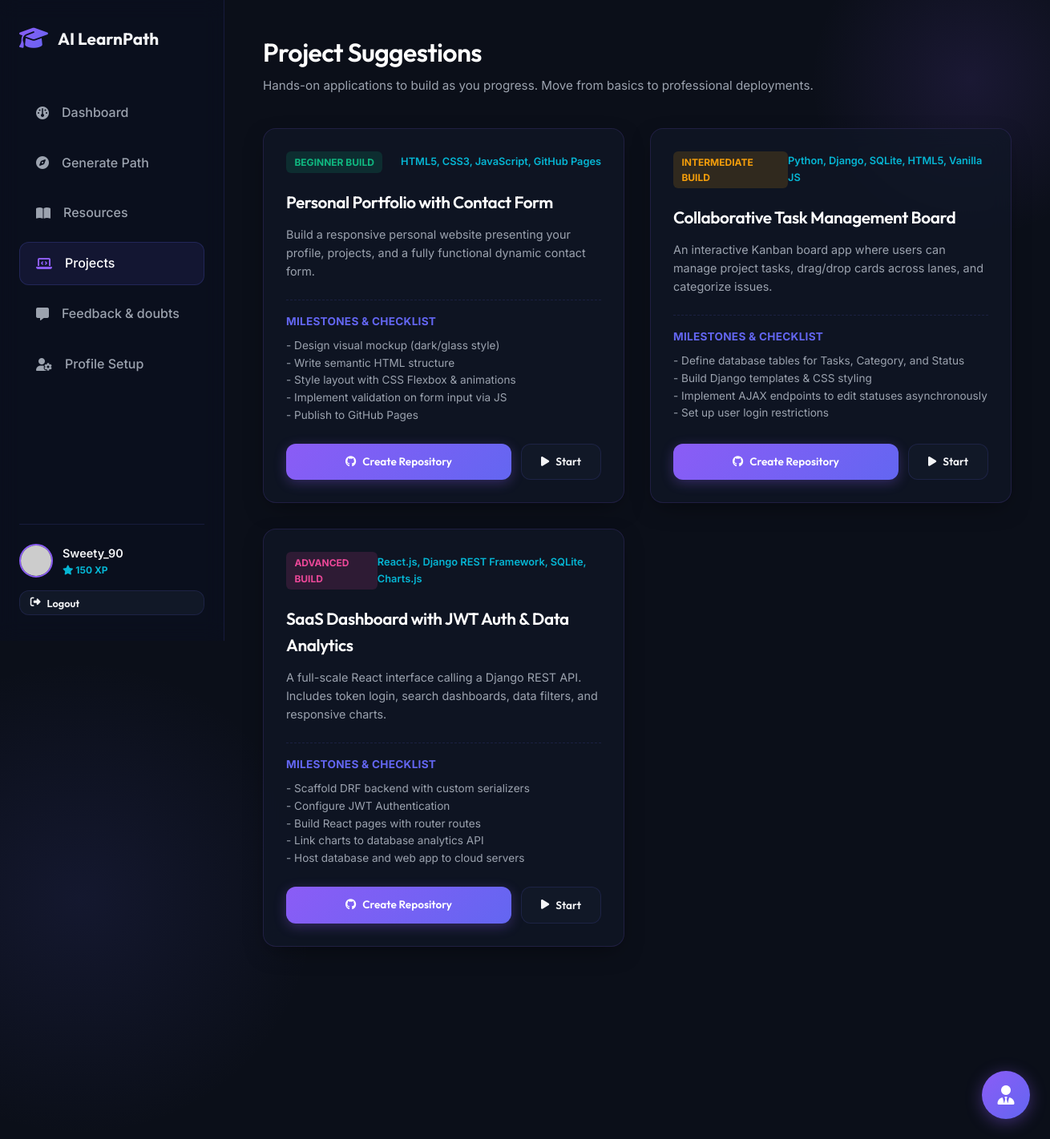
Screenshot of /projects/ (signed in) with the database file from the repository.
### students/models.py (models this page shows, shortened)
class StudentProfile(models.Model):
    user = models.OneToOneField(User, on_delete=models.CASCADE, related_name='profile')
    full_name = models.CharField(max_length=100, blank=True)
    education_level = models.CharField(max_length=100, blank=True)
    skills = models.ManyToManyField(Skill, blank=True, related_name='students')
    interests = models.TextField(blank=True)
    career_target = models.CharField(max_length=100, blank=True)
    study_hours_per_day = models.DecimalField(max_digits=4, decimal_places=1, default=2.0)
    experience_level = models.CharField(
        max_length=50,
        choices=[('Beginner', 'Beginner'), ('Intermediate', 'Intermediate'), ('Advanced', 'Advanced')],
        default='Beginner'
    )
    learning_style = models.CharField(
        max_length=50,
        choices=[('Video', 'Video'), ('Reading', 'Reading'), ('Practice', 'Practice'), ('Mixed', 'Mixed')],
        default='Mixed'
    )
    streak = models.IntegerField(default=0)
    last_active_date = models.DateField(null=True, blank=True)
    points = models.IntegerField(default=0)
    avatar = models.CharField(max_length=50, default='default_avatar.png')

class ProjectSuggestion(models.Model):
    learning_path = models.ForeignKey(LearningPath, on_delete=models.CASCADE, related_name='project_suggestions')
    title = models.CharField(max_length=200)
    description = models.TextField()
    difficulty = models.CharField(max_length=50)  # Beginner, Intermediate, Advanced
    milestones = models.TextField(blank=True)  # Markdown list of milestones
    technologies = models.CharField(max_length=200, blank=True)

### students/views.py (the view)
# urls.py: path('projects/', views.projects_view, name='projects'),
@login_required
def projects_view(request):
    profile = get_object_or_404(StudentProfile, user=request.user)
    active_path = LearningPath.objects.filter(student=profile, is_active=True).first()
    projects = []
    if active_path:
        projects = active_path.project_suggestions.all()
    return render(request, 'students/projects.html', {
        'active_path': active_path,
        'projects': projects
    })

### templates/students/projects.html (shortened to what this page needs)
{% extends 'base.html' %}
{% load static %}
{% block content %}
<div class="page-header">
    <div>
        <h1 class="page-title">Project Suggestions</h1>
        <p class="page-subtitle">Hands-on applications to build as you progress. Move from basics to professional deployments.</p>
    </div>
</div>
{% if active_path %}
    <div style="display: grid; grid-template-columns: repeat(auto-fit, minmax(320px, 1fr)); gap: 2rem;">
        {% for proj in projects %}
            <div class="glass-panel widget-card" style="display: flex; flex-direction: column; justify-content: space-between; border-color: rgba(139, 92, 246, 0.15);">
                <div>
                    <div style="display: flex; justify-content: space-between; align-items: center; margin-bottom: 1.25rem;">
                        <span style="font-size: 0.75rem; font-weight: 700; padding: 0.25rem 0.65rem; border-radius: 6px; text-transform: uppercase;
                                     background: {% if proj.difficulty == 'Beginner' %}rgba(16, 185, 129, 0.15); color: var(--success);{% elif proj.difficulty == 'Intermediate' %}rgba(245, 158, 11, 0.15); color: var(--warning);{% else %}rgba(236, 72, 153, 0.15); color: var(--accent-pink);{% endif %}">
                            {{ proj.difficulty }} Build
                        </span>
                        <span style="font-size: 0.8rem; color: var(--accent-cyan); font-weight: 600;">{{ proj.technologies }}</span>
                    </div>
                    <h3 style="font-size: 1.3rem; margin-bottom: 0.75rem; color: white;">{{ proj.title }}</h3>
                    <p style="color: var(--text-secondary); font-size: 0.9rem; margin-bottom: 1.5rem; line-height: 1.6;">
                        {{ proj.description }}
                    </p>
                    {% if proj.milestones %}
                        <div style="border-top: 1px dashed var(--border-color); padding-top: 1rem; margin-bottom: 1.5rem;">
                            <div style="font-size: 0.85rem; font-weight: 700; color: var(--accent-indigo); margin-bottom: 0.5rem; text-transform: uppercase; letter-spacing: 0.02em;">
                                Milestones & Checklist
                            </div>
                            <div style="color: var(--text-secondary); font-size: 0.85rem; line-height: 1.6; white-space: pre-line;">{{ proj.milestones }}</div>
                        </div>
                    {% endif %}
                </div>
                <div style="display: flex; gap: 0.75rem;">
                    <a href="https://github.com" target="_blank" class="btn btn-primary" style="flex-grow: 1; justify-content: center; font-size: 0.85rem;">
                        <i class="fa-brands fa-github"></i> Create Repository
                    </a>
                    <button class="btn btn-secondary" onclick="alert('Great choice! Code this project locally on your IDE. If you hit a roadblock, ask your AI Counselor for help!')" style="font-size: 0.85rem;">
                        <i class="fa-solid fa-play"></i> Start
                    </button>
                </div>
            </div>
        {% endfor %}
    </div>
{% endif %}
{% endblock %}

### templates/base.html (shortened to what this page needs)
{% load static %}
<!DOCTYPE html>
<html lang="en">
<head>
    <link rel="stylesheet" href="https://cdnjs.cloudflare.com/ajax/libs/font-awesome/6.4.0/css/all.min.css">
    <link rel="stylesheet" href="{% static 'css/styles.css' %}">
</head>
<body>
    <div class="app-container">
        {% if user.is_authenticated %}
        <aside class="sidebar">
            <div class="brand">
                <i class="fa-solid fa-graduation-cap brand-icon"></i>
                <span class="brand-name">AI LearnPath</span>
            </div>
            <nav class="nav-menu">
                <li class="nav-item {% if request.resolver_match.url_name == 'dashboard' %}active{% endif %}">
                    <a href="{% url 'dashboard' %}">
                        <i class="fa-solid fa-gauge"></i>
                        <span>Dashboard</span>
                    </a>
                </li>
                <li class="nav-item {% if request.resolver_match.url_name == 'generate_path' %}active{% endif %}">
                    <a href="{% url 'generate_path' %}">
                        <i class="fa-solid fa-compass"></i>
                        <span>Generate Path</span>
                    </a>
                </li>
                <li class="nav-item {% if request.resolver_match.url_name == 'resources' %}active{% endif %}">
                    <a href="{% url 'resources' %}">
                        <i class="fa-solid fa-book-open"></i>
                        <span>Resources</span>
                    </a>
                </li>
                <li class="nav-item {% if request.resolver_match.url_name == 'projects' %}active{% endif %}">
                    <a href="{% url 'projects' %}">
                        <i class="fa-solid fa-laptop-code"></i>
                        <span>Projects</span>
                    </a>
                </li>
                <li class="nav-item {% if request.resolver_match.url_name == 'feedback' %}active{% endif %}">
                    <a href="{% url 'feedback' %}">
                        <i class="fa-solid fa-message"></i>
                        <span>Feedback & doubts</span>
                    </a>
                </li>
                <li class="nav-item {% if request.resolver_match.url_name == 'profile' %}active{% endif %}">
                    <a href="{% url 'profile' %}">
                        <i class="fa-solid fa-user-gear"></i>
                        <span>Profile Setup</span>
                    </a>
                </li>
            </nav>
            <div class="sidebar-footer">
                <img src="{% if user.profile.avatar %}{% static 'images/' %}{{ user.profile.avatar }}{% else %}{% static 'images/default_avatar.png' %}{% endif %}"
                     class="user-avatar"
                     alt="Avatar"
                     onerror="this.src='https://api.dicebear.com/7.x/bottts/svg?seed={{ user.username }}'">
                <div class="user-info">
                    <div class="username">{{ user.username }}</div>
                    <div class="points-badge">
                        <i class="fa-solid fa-star"></i> <span class="student-points-val">{{ user.profile.points }}</span> XP
                    </div>
                </div>
            </div>
            <div style="margin-top: 1rem; text-align: center;">
                <form action="{% url 'logout' %}" method="post" style="display:inline;">
                    <button type="submit" class="btn btn-secondary" style="padding: 0.4rem 0.8rem; font-size: 0.8rem; width: 100%;">
                        <i class="fa-solid fa-right-from-bracket"></i> Logout
                    </button>
                </form>
            </div>
        </aside>
        {% endif %}
        <main class="main-content" style="{% if not user.is_authenticated %}margin-left: 0; width: 100%;{% endif %}">
            {% block content %}{% endblock %}
        </main>
    </div>
    {% if user.is_authenticated %}
    <div class="chat-trigger-btn">
        <i class="fa-solid fa-user-tie"></i>
    </div>
    {% endif %}
</body>
</html>

### rows the page displays
ProjectSuggestion: difficulty "BEGINNER", technologies "HTML5, CSS3, JavaScript, GitHub Pages", title "Personal Portfolio with Contact Form", description "Build a responsive personal website presenting your profile, projects, and a fully functional dynamic contact form.", milestones "- Design visual mockup (dark/glass style) - Write semantic HTML structure - Style layout with CSS Flexbox & animations - Implement validation on form input via JS - Publish to GitHub Pages"
ProjectSuggestion: difficulty "INTERMEDIATE", technologies "Python, Django, SQLite, HTML5, Vanilla JS", title "Collaborative Task Management Board", description "An interactive Kanban board app where users can manage project tasks, drag/drop cards across lanes, and categorize issues.", milestones "- Define database tables for Tasks, Category, and Status - Build Django templates & CSS styling - Implement AJAX endpoints to edit statuses asynchronously - Set up user login restrictions"
ProjectSuggestion: difficulty "ADVANCED", technologies "React.js, Django REST Framework, SQLite, Charts.js", title "SaaS Dashboard with JWT Auth & Data Analytics", description "A full-scale React interface calling a Django REST API. Includes token login, search dashboards, data filters, and responsive charts.", milestones "- Scaffold DRF backend with custom serializers - Configure JWT Authentication - Build React pages with router routes - Link charts to database analytics API - Host database and web app to cloud servers"

### other values shown
{{ user.username }} "Sweety_90"
{{ user.profile.points }} "150"
